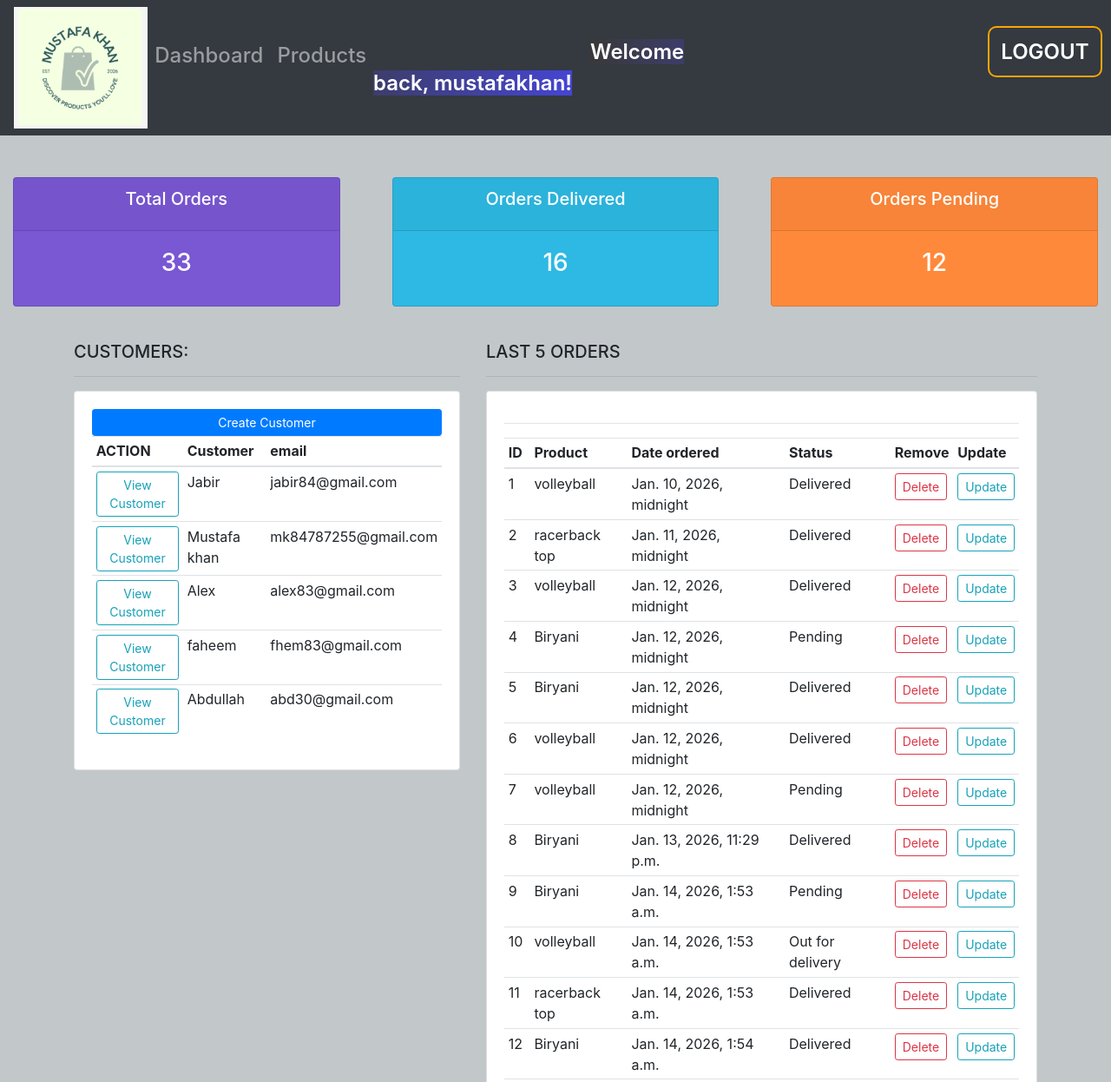
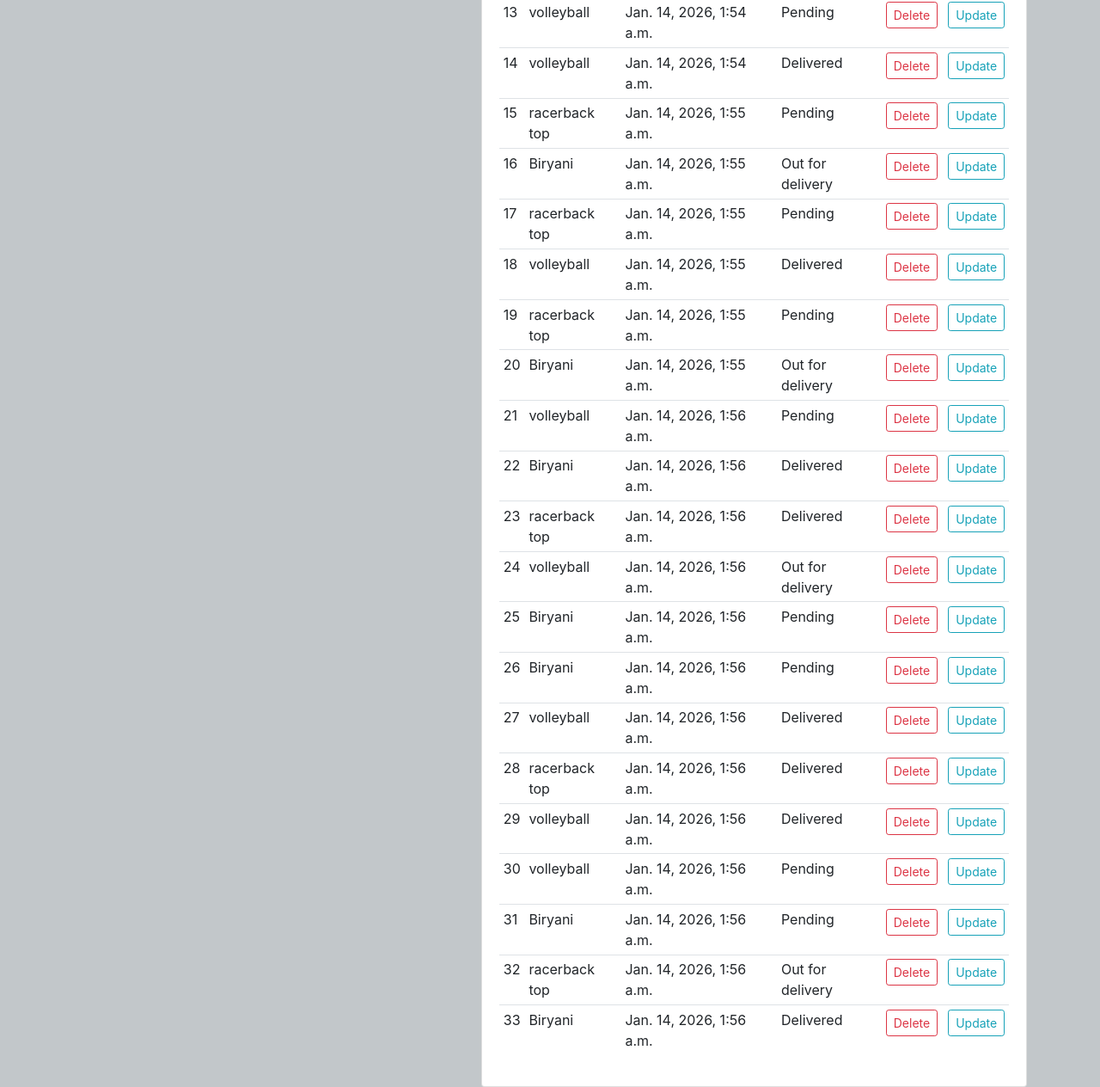
The app's page / (signed in) with its own data (2 pictures, top to bottom).
### accounts/models.py (models this page shows, shortened)
class Customer(models.Model):
  name = models.CharField(max_length=200)
  phone = models.CharField(max_length=20,null=True)
  email = models.CharField(max_length=25,null=True)
  date_created = models.DateField(auto_now_add=True, null=True)

class Order(models.Model):
  STATUS = (
            ('Pending','Pending'),
            ('Out for delivery','Out for delivery'),
            ('Delivered','Delivered')
  )
  customer = models.ForeignKey(Customer,on_delete=models.CASCADE)
  product = models.ForeignKey(Product,on_delete=models.CASCADE)
  date_created = models.DateTimeField(auto_now_add=True,null=True)
  status = models.CharField(max_length=200,choices=STATUS,null=True)

class Product(models.Model):
  CATEGORY = (
    ('Indoor','Indoor'),
    ('Out door', 'Out door')
  )
  name = models.CharField(max_length = 100,null=True)
  category = models.CharField(null=True,choices = CATEGORY)
  price = models.DecimalField(max_digits=25,decimal_places=2)
  description = models.CharField(max_length=300, blank=True)
  date_created = models.DateTimeField(auto_now_add=True,null=True)
  tag = models.ManyToManyField(Tag)

### accounts/views.py (the view)
# urls.py: path('',views.dashboard,name='home'),
@login_required(login_url='login')
def dashboard(request):
    all_customers = Customer.objects.all()
    current_user = request.user
    all_orders = Order.objects.all()
    total_orders = Order.objects.all().count()
    delivered_orders = Order.objects.filter(status__icontains="Delivered").count()
    pending_orders = Order.objects.filter(status="Pending").count()
    Context = {"customers":all_customers,
               "orders":all_orders,
               "total_orders":total_orders,
               "delivered_orders":delivered_orders,
               "pending_orders":pending_orders,
               'user':current_user}
    return render(request, 'accounts/dashboard.html',context=Context)

### accounts/templates/accounts/dashboard.html (shortened to what this page needs)
{% extends 'accounts/base.html' %}
{% block content %}
{% include 'accounts/status.html' %}
<!DOCTYPE html>
<html lang="en">
<head>
  <link rel="stylesheet" href="https://stackpath.bootstrapcdn.com/bootstrap/4.5.2/css/bootstrap.min.css">
</head>
<body>
  <br>
  <div class="container">
    <div class="row">
      <div class="col-md-5">
        <h5>CUSTOMERS:</h5>
        <hr>
        <div class="card card-body">
          <a class="btn btn-primary btn-sm btn-block" href="{%url 'create_customer'%}">Create Customer</a>
          <table class="table table-sm">
            <thead>
              <tr>
                <th>ACTION</th>
                <th>Customer</th>
                <th>email</th>
              </tr>
            </thead>
            <tbody>
              {% for customer in customers %}
               <tr>
               <td> <a class="btn btn-sm btn-outline-info" href="{% url 'customer' customer.id %}">View Customer</a> </td>
                <td>{{customer.name}}</td>
                <td>{{customer.email}}</td>
              </tr>
              {%endfor%}
            </tbody>
          </table>
        </div>
      </div>
      <div class="col-md-7">
        <h5>LAST 5 ORDERS</h5>
        <hr>
        <div class="card card-body">
          <table class="table table-sm">
            <thead>
              <tr>
                <th>ID</th>
                <th>Product</th>
                <th>Date ordered</th>
                <th>Status</th>
                <th>Remove</th>
                <th>Update</th>
              </tr>
              {% for order in orders %}
              <tr>
                <td>{{forloop.counter}}</td>
                <td>{{order.product.name}}</td>
                <td>{{order.date_created}}</td>
                <td>{{order.status}}</td>
                <td><a class="btn btn-sm btn-outline-danger"  href="{% url 'delete_order' order.id %}">Delete</a></td>
                <td><a class="btn btn-sm btn-outline-info" href="{% url 'update_order' order.id %}">Update</a></td>
              {%endfor%}
              </tr>
            </thead>
        </div>
      </div>
{% endblock %}

### accounts/templates/accounts/base.html (shortened to what this page needs)
{% load static %}
<!DOCTYPE html>
<html lang="en">
<head>
  <link rel="stylesheet" href="https://cdn.jsdelivr.net/npm/bootstrap@4.3.1/dist/css/bootstrap.min.css"
>
</head>
<body>
  {%block navbar%}
  {% include 'accounts/navbar.html' %}
  {%endblock%}
  {% block content %}
  {% endblock %}
  <hr>
</body>
</html>

### accounts/templates/accounts/navbar.html (shortened to what this page needs)
{% load static %}
<nav id="navbar" class="navbar navbar-expand-lg navbar-dark bg-dark">
  <img src="{%static 'images/logo.png'%}" height="140" width="180">
  <div class="collapse navbar-collapse" id="navbarNav">
    <ul class="navbar-nav">
      <li class="nav-item active">
        <h4><a class="nav-link" href="{% url 'home' %}">Dashboard</a></h4>
      </li>
      <li class="nav-item">
        <h4><a class="nav-link" href="{% url 'product' %}">Products</a></h4>
      </li>
      <li>
              <span id="greet-user" align="right">Welcome back, {{request.user.username}}!</span>
      </li>
      <div id="logout-container">
        <a id="logout" href="{%url 'logout'%}">LOGOUT</a>
      </div>
    </ul>
  </div>
</nav>
<br>

### accounts/templates/accounts/status.html
<br>
<div class="row">
    <div class="col">
        <div class="col-md">
            <div class="card text-center text-white mb-3" id="total-orders">
                <div class="card-header">
                    <h5 class="card-title">Total Orders</h5>
                </div>
                <div class="card-body">
                    <h3 class="card-title">{{total_orders}}</h3>
                </div>
            </div>
        </div>
    </div>
    <div class="col">
        <div class="col-md">
            <div class="card text-center text-white mb-3" id="orders-delivered">
                <div class="card-header">
                    <h5 class="card-title">Orders Delivered</h5>
                </div>
                <div class="card-body">
                    <h3 class="card-title">{{delivered_orders}}</h3>
                </div>
            </div>
        </div>
    </div>
    <div class="col">
        <div class="col-md">
            <div class="card text-center text-white mb-3" id="orders-pending">
                <div class="card-header">
                    <h5 class="card-title">Orders Pending</h5>
                </div>
                <div class="card-body">
                    <h3 class="card-title">{{pending_orders}}</h3>
                </div>
            </div>
        </div>
    </div>
</div>

### accounts/templates/accounts/base.html (style rules this page uses)
body { background-color: rgb(186, 193, 197); }
#total-orders { background-color: rgb(122, 87, 211); }
#orders-delivered { background-color: rgb(45, 185, 227); }
#orders-pending { background-color: rgb(255, 137, 58); }
#navbar { width:100%; }
#logout { padding:13px; color:white; font-size:x-large; font-weight:600; margin-left:50px; width:150px; text-align:center; width:150px; border-radius:10px; height:50px; border:2px orange solid; text-decoration:none; }
#greet-user { display:inline; color:white; font-size:x-large; font-weight:600; margin-left:250px; width:300px; text-align:center; background:linear-gradient(to right,rgb(57, 57, 57),rgb(69, 69, 212)); }
#logout-container { display:inline; justify-content:right; align-self:right; margin-left:300px; }

### accounts/templates/accounts/dashboard.html (style rules this page uses)
body { background-color: rgb(194, 199, 202); }
#logout { justify-content:right; align-self:right; }

### records on screen
Customer: name "Jabir", email "jabir84@gmail.com"
Customer: name "Mustafa khan", email "mk84787255@gmail.com"
Customer: name "Alex", email "alex83@gmail.com"
Customer: name "faheem", email "fhem83@gmail.com"
Customer: name "Abdullah", email "abd30@gmail.com"
Order: product.name "volleyball", date_created "Jan. 10, 2026, midnight", status "Delivered"
Order: product.name "racerback top", date_created "Jan. 11, 2026, midnight", status "Delivered"
Order: product.name "volleyball", date_created "Jan. 12, 2026, midnight", status "Delivered"
Order: product.name "Biryani", date_created "Jan. 12, 2026, midnight", status "Pending"
Order: product.name "Biryani", date_created "Jan. 12, 2026, midnight", status "Delivered"
Order: product.name "volleyball", date_created "Jan. 12, 2026, midnight", status "Delivered"
Order: product.name "volleyball", date_created "Jan. 12, 2026, midnight", status "Pending"
Order: product.name "Biryani", date_created "Jan. 13, 2026, 11:29 p.m.", status "Delivered"
Order: product.name "Biryani", date_created "Jan. 14, 2026, 1:53 a.m.", status "Pending"
Order: product.name "volleyball", date_created "Jan. 14, 2026, 1:53 a.m.", status "Out for delivery"
Order: product.name "racerback top", date_created "Jan. 14, 2026, 1:53 a.m.", status "Delivered"
Order: product.name "Biryani", date_created "Jan. 14, 2026, 1:54 a.m.", status "Delivered"
Order: product.name "volleyball", date_created "Jan. 14, 2026, 1:54 a.m.", status "Pending"
Order: product.name "volleyball", date_created "Jan. 14, 2026, 1:54 a.m.", status "Delivered"
Order: product.name "racerback top", date_created "Jan. 14, 2026, 1:55 a.m.", status "Pending"
Order: product.name "Biryani", date_created "Jan. 14, 2026, 1:55 a.m.", status "Out for delivery"
Order: product.name "racerback top", date_created "Jan. 14, 2026, 1:55 a.m.", status "Pending"
Order: product.name "volleyball", date_created "Jan. 14, 2026, 1:55 a.m.", status "Delivered"
Order: product.name "racerback top", date_created "Jan. 14, 2026, 1:55 a.m.", status "Pending"
Order: product.name "Biryani", date_created "Jan. 14, 2026, 1:55 a.m.", status "Out for delivery"
Order: product.name "volleyball", date_created "Jan. 14, 2026, 1:56 a.m.", status "Pending"
Order: product.name "Biryani", date_created "Jan. 14, 2026, 1:56 a.m.", status "Delivered"
Order: product.name "racerback top", date_created "Jan. 14, 2026, 1:56 a.m.", status "Delivered"
Order: product.name "volleyball", date_created "Jan. 14, 2026, 1:56 a.m.", status "Out for delivery"
Order: product.name "Biryani", date_created "Jan. 14, 2026, 1:56 a.m.", status "Pending"
Order: product.name "Biryani", date_created "Jan. 14, 2026, 1:56 a.m.", status "Pending"
Order: product.name "volleyball", date_created "Jan. 14, 2026, 1:56 a.m.", status "Delivered"
Order: product.name "racerback top", date_created "Jan. 14, 2026, 1:56 a.m.", status "Delivered"
Order: product.name "volleyball", date_created "Jan. 14, 2026, 1:56 a.m.", status "Delivered"
Order: product.name "volleyball", date_created "Jan. 14, 2026, 1:56 a.m.", status "Pending"
Order: product.name "Biryani", date_created "Jan. 14, 2026, 1:56 a.m.", status "Pending"
Order: product.name "racerback top", date_created "Jan. 14, 2026, 1:56 a.m.", status "Out for delivery"
Order: product.name "Biryani", date_created "Jan. 14, 2026, 1:56 a.m.", status "Delivered"

### other values on screen
{{ request.user.username }} "mustafakhan"
{{ total_orders }} "33"
{{ delivered_orders }} "16"
{{ pending_orders }} "12"
